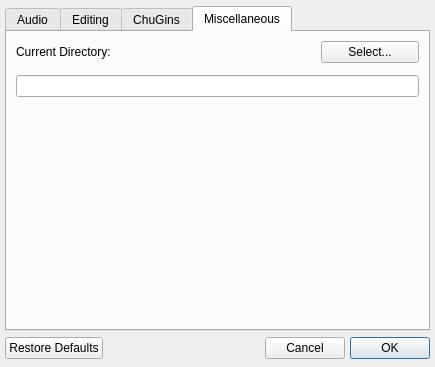
<?xml version="1.0" encoding="UTF-8"?>
<ui version="4.0">
 <class>mAPreferencesWindow</class>
 <widget class="QDialog" name="mAPreferencesWindow">
  <property name="geometry">
   <rect>
    <x>0</x>
    <y>0</y>
    <width>435</width>
    <height>367</height>
   </rect>
  </property>
  <property name="minimumSize">
   <size>
    <width>435</width>
    <height>367</height>
   </size>
  </property>
  <property name="maximumSize">
   <size>
    <width>435</width>
    <height>367</height>
   </size>
  </property>
  <property name="baseSize">
   <size>
    <width>521</width>
    <height>417</height>
   </size>
  </property>
  <property name="windowTitle">
   <string>Preferences</string>
  </property>
  <property name="windowIcon">
   <iconset resource="miniAudicle.qrc">
    <normaloff>:/icon/miniAudicle.png</normaloff>:/icon/miniAudicle.png</iconset>
  </property>
  <layout class="QVBoxLayout" name="verticalLayout">
   <property name="spacing">
    <number>5</number>
   </property>
   <property name="margin">
    <number>5</number>
   </property>
   <item>
    <widget class="QTabWidget" name="tabWidget">
     <property name="minimumSize">
      <size>
       <width>425</width>
       <height>325</height>
      </size>
     </property>
     <property name="maximumSize">
      <size>
       <width>425</width>
       <height>325</height>
      </size>
     </property>
     <property name="currentIndex">
      <number>3</number>
     </property>
     <widget class="QWidget" name="audioTab">
      <attribute name="title">
       <string>Audio</string>
      </attribute>
      <layout class="QVBoxLayout" name="verticalLayout_3">
       <property name="spacing">
        <number>12</number>
       </property>
       <property name="leftMargin">
        <number>12</number>
       </property>
       <property name="rightMargin">
        <number>12</number>
       </property>
       <property name="bottomMargin">
        <number>12</number>
       </property>
       <item>
        <layout class="QHBoxLayout" name="horizontalLayout_2" stretch="0,0,0">
         <item>
          <widget class="QCheckBox" name="enableNetworkVM">
           <property name="text">
            <string>Accept network VM commands</string>
           </property>
          </widget>
         </item>
         <item>
          <spacer name="horizontalSpacer_2">
           <property name="orientation">
            <enum>Qt::Horizontal</enum>
           </property>
           <property name="sizeType">
            <enum>QSizePolicy::MinimumExpanding</enum>
           </property>
           <property name="sizeHint" stdset="0">
            <size>
             <width>20</width>
             <height>20</height>
            </size>
           </property>
          </spacer>
         </item>
         <item>
          <widget class="QCheckBox" name="enableAudio">
           <property name="text">
            <string>Enable Audio</string>
           </property>
          </widget>
         </item>
        </layout>
       </item>
       <item>
        <layout class="QHBoxLayout" name="horizontalLayout_4">
         <property name="spacing">
          <number>-1</number>
         </property>
         <item>
          <widget class="QLabel" name="label">
           <property name="text">
            <string>Audio output:</string>
           </property>
          </widget>
         </item>
         <item>
          <widget class="QComboBox" name="audioOutput">
           <property name="sizePolicy">
            <sizepolicy hsizetype="Preferred" vsizetype="Fixed">
             <horstretch>1</horstretch>
             <verstretch>0</verstretch>
            </sizepolicy>
           </property>
          </widget>
         </item>
        </layout>
       </item>
       <item>
        <layout class="QHBoxLayout" name="horizontalLayout_6">
         <item>
          <widget class="QLabel" name="label_2">
           <property name="text">
            <string>Audio input:</string>
           </property>
          </widget>
         </item>
         <item>
          <widget class="QComboBox" name="audioInput">
           <property name="sizePolicy">
            <sizepolicy hsizetype="Preferred" vsizetype="Fixed">
             <horstretch>1</horstretch>
             <verstretch>0</verstretch>
            </sizepolicy>
           </property>
          </widget>
         </item>
        </layout>
       </item>
       <item>
        <layout class="QHBoxLayout" name="horizontalLayout_7">
         <item>
          <widget class="QLabel" name="label_3">
           <property name="sizePolicy">
            <sizepolicy hsizetype="Minimum" vsizetype="Preferred">
             <horstretch>1</horstretch>
             <verstretch>0</verstretch>
            </sizepolicy>
           </property>
           <property name="minimumSize">
            <size>
             <width>108</width>
             <height>0</height>
            </size>
           </property>
           <property name="text">
            <string>Output channels:</string>
           </property>
          </widget>
         </item>
         <item>
          <widget class="QComboBox" name="outputChannels">
           <property name="maximumSize">
            <size>
             <width>100</width>
             <height>16777215</height>
            </size>
           </property>
          </widget>
         </item>
         <item>
          <spacer name="horizontalSpacer_3">
           <property name="orientation">
            <enum>Qt::Horizontal</enum>
           </property>
           <property name="sizeHint" stdset="0">
            <size>
             <width>20</width>
             <height>20</height>
            </size>
           </property>
          </spacer>
         </item>
         <item>
          <widget class="QLabel" name="label_4">
           <property name="sizePolicy">
            <sizepolicy hsizetype="Minimum" vsizetype="Preferred">
             <horstretch>1</horstretch>
             <verstretch>0</verstretch>
            </sizepolicy>
           </property>
           <property name="minimumSize">
            <size>
             <width>100</width>
             <height>0</height>
            </size>
           </property>
           <property name="text">
            <string>Input channels:</string>
           </property>
           <property name="alignment">
            <set>Qt::AlignRight|Qt::AlignTrailing|Qt::AlignVCenter</set>
           </property>
          </widget>
         </item>
         <item>
          <widget class="QComboBox" name="inputChannels">
           <property name="maximumSize">
            <size>
             <width>100</width>
             <height>16777215</height>
            </size>
           </property>
          </widget>
         </item>
        </layout>
       </item>
       <item>
        <layout class="QHBoxLayout" name="horizontalLayout_8">
         <item>
          <widget class="QLabel" name="label_5">
           <property name="text">
            <string>Sample rate:</string>
           </property>
          </widget>
         </item>
         <item>
          <widget class="QComboBox" name="sampleRate"/>
         </item>
         <item>
          <spacer name="horizontalSpacer_4">
           <property name="orientation">
            <enum>Qt::Horizontal</enum>
           </property>
           <property name="sizeHint" stdset="0">
            <size>
             <width>20</width>
             <height>20</height>
            </size>
           </property>
          </spacer>
         </item>
         <item>
          <widget class="QLabel" name="label_6">
           <property name="text">
            <string>Buffer size:</string>
           </property>
           <property name="alignment">
            <set>Qt::AlignRight|Qt::AlignTrailing|Qt::AlignVCenter</set>
           </property>
          </widget>
         </item>
         <item>
          <widget class="QComboBox" name="bufferSize">
           <property name="currentIndex">
            <number>3</number>
           </property>
           <item>
            <property name="text">
             <string>64</string>
            </property>
           </item>
           <item>
            <property name="text">
             <string>128</string>
            </property>
           </item>
           <item>
            <property name="text">
             <string>256</string>
            </property>
           </item>
           <item>
            <property name="text">
             <string>512</string>
            </property>
           </item>
           <item>
            <property name="text">
             <string>1024</string>
            </property>
           </item>
           <item>
            <property name="text">
             <string>2048</string>
            </property>
           </item>
          </widget>
         </item>
        </layout>
       </item>
       <item>
        <spacer name="verticalSpacer">
         <property name="orientation">
          <enum>Qt::Vertical</enum>
         </property>
         <property name="sizeHint" stdset="0">
          <size>
           <width>10</width>
           <height>10</height>
          </size>
         </property>
        </spacer>
       </item>
      </layout>
     </widget>
     <widget class="QWidget" name="editingTab">
      <attribute name="title">
       <string>Editing</string>
      </attribute>
      <layout class="QVBoxLayout" name="verticalLayout_2">
       <property name="spacing">
        <number>12</number>
       </property>
       <property name="leftMargin">
        <number>12</number>
       </property>
       <property name="rightMargin">
        <number>12</number>
       </property>
       <property name="bottomMargin">
        <number>12</number>
       </property>
       <item>
        <layout class="QHBoxLayout" name="horizontalLayout_9">
         <item>
          <widget class="QLabel" name="label_7">
           <property name="text">
            <string>Editor Font:</string>
           </property>
          </widget>
         </item>
         <item>
          <widget class="QFontComboBox" name="font">
           <property name="currentFont">
            <font>
             <family>Courier New</family>
             <pointsize>12</pointsize>
            </font>
           </property>
          </widget>
         </item>
         <item>
          <widget class="QSpinBox" name="fontSize">
           <property name="minimum">
            <number>8</number>
           </property>
           <property name="maximum">
            <number>36</number>
           </property>
           <property name="value">
            <number>10</number>
           </property>
          </widget>
         </item>
         <item>
          <widget class="QLabel" name="label_8">
           <property name="text">
            <string>pt</string>
           </property>
          </widget>
         </item>
        </layout>
       </item>
       <item>
        <widget class="QCheckBox" name="enableSyntaxColoring">
         <property name="text">
          <string>Enable syntax coloring</string>
         </property>
        </widget>
       </item>
       <item>
        <layout class="QHBoxLayout" name="horizontalLayout_10">
         <item>
          <spacer name="horizontalSpacer_6">
           <property name="orientation">
            <enum>Qt::Horizontal</enum>
           </property>
           <property name="sizeType">
            <enum>QSizePolicy::Fixed</enum>
           </property>
           <property name="sizeHint" stdset="0">
            <size>
             <width>20</width>
             <height>20</height>
            </size>
           </property>
          </spacer>
         </item>
         <item>
          <widget class="QComboBox" name="syntaxColoringType">
           <property name="sizePolicy">
            <sizepolicy hsizetype="Preferred" vsizetype="Fixed">
             <horstretch>1</horstretch>
             <verstretch>0</verstretch>
            </sizepolicy>
           </property>
          </widget>
         </item>
         <item>
          <widget class="QPushButton" name="syntaxColoringChangeButton">
           <property name="sizePolicy">
            <sizepolicy hsizetype="Minimum" vsizetype="Fixed">
             <horstretch>1</horstretch>
             <verstretch>0</verstretch>
            </sizepolicy>
           </property>
           <property name="maximumSize">
            <size>
             <width>125</width>
             <height>16777215</height>
            </size>
           </property>
           <property name="palette">
            <palette>
             <active>
              <colorrole role="Button">
               <brush brushstyle="SolidPattern">
                <color alpha="255">
                 <red>0</red>
                 <green>0</green>
                 <blue>0</blue>
                </color>
               </brush>
              </colorrole>
             </active>
             <inactive>
              <colorrole role="Button">
               <brush brushstyle="SolidPattern">
                <color alpha="255">
                 <red>0</red>
                 <green>0</green>
                 <blue>0</blue>
                </color>
               </brush>
              </colorrole>
             </inactive>
             <disabled>
              <colorrole role="Button">
               <brush brushstyle="SolidPattern">
                <color alpha="255">
                 <red>0</red>
                 <green>0</green>
                 <blue>0</blue>
                </color>
               </brush>
              </colorrole>
             </disabled>
            </palette>
           </property>
           <property name="text">
            <string/>
           </property>
          </widget>
         </item>
         <item>
          <spacer name="horizontalSpacer_5">
           <property name="orientation">
            <enum>Qt::Horizontal</enum>
           </property>
           <property name="sizeHint" stdset="0">
            <size>
             <width>20</width>
             <height>20</height>
            </size>
           </property>
          </spacer>
         </item>
        </layout>
       </item>
       <item>
        <widget class="QCheckBox" name="editorUsesTabs">
         <property name="text">
          <string>Editor uses tabs, not spaces</string>
         </property>
        </widget>
       </item>
       <item>
        <layout class="QHBoxLayout" name="horizontalLayout_12">
         <item>
          <spacer name="horizontalSpacer_8">
           <property name="orientation">
            <enum>Qt::Horizontal</enum>
           </property>
           <property name="sizeType">
            <enum>QSizePolicy::Fixed</enum>
           </property>
           <property name="sizeHint" stdset="0">
            <size>
             <width>20</width>
             <height>20</height>
            </size>
           </property>
          </spacer>
         </item>
         <item>
          <widget class="QLabel" name="label_9">
           <property name="text">
            <string>Tab width:</string>
           </property>
          </widget>
         </item>
         <item>
          <widget class="QSpinBox" name="tabWidth">
           <property name="minimum">
            <number>1</number>
           </property>
           <property name="maximum">
            <number>12</number>
           </property>
           <property name="value">
            <number>4</number>
           </property>
          </widget>
         </item>
         <item>
          <spacer name="horizontalSpacer_7">
           <property name="orientation">
            <enum>Qt::Horizontal</enum>
           </property>
           <property name="sizeHint" stdset="0">
            <size>
             <width>20</width>
             <height>20</height>
            </size>
           </property>
          </spacer>
         </item>
        </layout>
       </item>
       <item>
        <spacer name="verticalSpacer_2">
         <property name="orientation">
          <enum>Qt::Vertical</enum>
         </property>
         <property name="sizeHint" stdset="0">
          <size>
           <width>10</width>
           <height>10</height>
          </size>
         </property>
        </spacer>
       </item>
      </layout>
     </widget>
     <widget class="QWidget" name="chuginsTab">
      <attribute name="title">
       <string>ChuGins</string>
      </attribute>
      <layout class="QVBoxLayout" name="verticalLayout_4">
       <property name="spacing">
        <number>12</number>
       </property>
       <property name="leftMargin">
        <number>12</number>
       </property>
       <property name="rightMargin">
        <number>12</number>
       </property>
       <property name="bottomMargin">
        <number>12</number>
       </property>
       <item>
        <widget class="QCheckBox" name="enableChugins">
         <property name="text">
          <string>Enable ChuGins</string>
         </property>
        </widget>
       </item>
       <item>
        <widget class="QListWidget" name="chuginsList"/>
       </item>
       <item>
        <layout class="QHBoxLayout" name="horizontalLayout_3">
         <property name="spacing">
          <number>0</number>
         </property>
         <item>
          <widget class="QToolButton" name="removeChuginButton">
           <property name="font">
            <font>
             <weight>75</weight>
             <bold>true</bold>
            </font>
           </property>
           <property name="text">
            <string>-</string>
           </property>
          </widget>
         </item>
         <item>
          <widget class="QToolButton" name="addChuginButton">
           <property name="font">
            <font>
             <weight>75</weight>
             <bold>true</bold>
            </font>
           </property>
           <property name="text">
            <string>+</string>
           </property>
          </widget>
         </item>
         <item>
          <spacer name="horizontalSpacer_9">
           <property name="orientation">
            <enum>Qt::Horizontal</enum>
           </property>
           <property name="sizeHint" stdset="0">
            <size>
             <width>40</width>
             <height>20</height>
            </size>
           </property>
          </spacer>
         </item>
        </layout>
       </item>
      </layout>
     </widget>
     <widget class="QWidget" name="miscTab">
      <attribute name="title">
       <string>Miscellaneous</string>
      </attribute>
      <layout class="QVBoxLayout" name="verticalLayout_5">
       <property name="spacing">
        <number>12</number>
       </property>
       <item>
        <layout class="QHBoxLayout" name="horizontalLayout_5">
         <item>
          <widget class="QLabel" name="label_10">
           <property name="sizePolicy">
            <sizepolicy hsizetype="Preferred" vsizetype="Preferred">
             <horstretch>3</horstretch>
             <verstretch>0</verstretch>
            </sizepolicy>
           </property>
           <property name="text">
            <string>Current Directory:</string>
           </property>
          </widget>
         </item>
         <item>
          <widget class="QPushButton" name="currentDirectoryButton">
           <property name="sizePolicy">
            <sizepolicy hsizetype="Minimum" vsizetype="Fixed">
             <horstretch>1</horstretch>
             <verstretch>0</verstretch>
            </sizepolicy>
           </property>
           <property name="text">
            <string>Select...</string>
           </property>
          </widget>
         </item>
        </layout>
       </item>
       <item>
        <widget class="QLineEdit" name="currentDirectory">
         <property name="sizePolicy">
          <sizepolicy hsizetype="Expanding" vsizetype="Fixed">
           <horstretch>0</horstretch>
           <verstretch>0</verstretch>
          </sizepolicy>
         </property>
         <property name="readOnly">
          <bool>true</bool>
         </property>
        </widget>
       </item>
       <item>
        <spacer name="verticalSpacer_3">
         <property name="orientation">
          <enum>Qt::Vertical</enum>
         </property>
         <property name="sizeHint" stdset="0">
          <size>
           <width>20</width>
           <height>20</height>
          </size>
         </property>
        </spacer>
       </item>
      </layout>
     </widget>
    </widget>
   </item>
   <item>
    <layout class="QHBoxLayout" name="horizontalLayout">
     <property name="spacing">
      <number>-1</number>
     </property>
     <item>
      <widget class="QPushButton" name="restoreDefaultsButton">
       <property name="sizePolicy">
        <sizepolicy hsizetype="Minimum" vsizetype="Fixed">
         <horstretch>0</horstretch>
         <verstretch>0</verstretch>
        </sizepolicy>
       </property>
       <property name="text">
        <string>Restore Defaults</string>
       </property>
      </widget>
     </item>
     <item>
      <spacer name="horizontalSpacer">
       <property name="orientation">
        <enum>Qt::Horizontal</enum>
       </property>
       <property name="sizeType">
        <enum>QSizePolicy::MinimumExpanding</enum>
       </property>
       <property name="sizeHint" stdset="0">
        <size>
         <width>20</width>
         <height>20</height>
        </size>
       </property>
      </spacer>
     </item>
     <item>
      <widget class="QPushButton" name="cancelButton">
       <property name="text">
        <string>Cancel</string>
       </property>
      </widget>
     </item>
     <item>
      <widget class="QPushButton" name="okButton">
       <property name="text">
        <string>OK</string>
       </property>
       <property name="default">
        <bool>true</bool>
       </property>
      </widget>
     </item>
    </layout>
   </item>
  </layout>
 </widget>
 <resources>
  <include location="miniAudicle.qrc"/>
 </resources>
 <connections>
  <connection>
   <sender>okButton</sender>
   <signal>clicked()</signal>
   <receiver>mAPreferencesWindow</receiver>
   <slot>ok()</slot>
   <hints>
    <hint type="sourcelabel">
     <x>456</x>
     <y>390</y>
    </hint>
    <hint type="destinationlabel">
     <x>260</x>
     <y>204</y>
    </hint>
   </hints>
  </connection>
  <connection>
   <sender>cancelButton</sender>
   <signal>clicked()</signal>
   <receiver>mAPreferencesWindow</receiver>
   <slot>cancel()</slot>
   <hints>
    <hint type="sourcelabel">
     <x>326</x>
     <y>390</y>
    </hint>
    <hint type="destinationlabel">
     <x>260</x>
     <y>204</y>
    </hint>
   </hints>
  </connection>
  <connection>
   <sender>restoreDefaultsButton</sender>
   <signal>clicked()</signal>
   <receiver>mAPreferencesWindow</receiver>
   <slot>restoreDefaults()</slot>
   <hints>
    <hint type="sourcelabel">
     <x>80</x>
     <y>390</y>
    </hint>
    <hint type="destinationlabel">
     <x>260</x>
     <y>204</y>
    </hint>
   </hints>
  </connection>
  <connection>
   <sender>audioInput</sender>
   <signal>currentIndexChanged(int)</signal>
   <receiver>mAPreferencesWindow</receiver>
   <slot>SelectedAudioInputChanged()</slot>
   <hints>
    <hint type="sourcelabel">
     <x>258</x>
     <y>132</y>
    </hint>
    <hint type="destinationlabel">
     <x>220</x>
     <y>204</y>
    </hint>
   </hints>
  </connection>
  <connection>
   <sender>audioOutput</sender>
   <signal>currentIndexChanged(int)</signal>
   <receiver>mAPreferencesWindow</receiver>
   <slot>SelectedAudioOutputChanged()</slot>
   <hints>
    <hint type="sourcelabel">
     <x>258</x>
     <y>103</y>
    </hint>
    <hint type="destinationlabel">
     <x>220</x>
     <y>204</y>
    </hint>
   </hints>
  </connection>
  <connection>
   <sender>syntaxColoringChangeButton</sender>
   <signal>clicked()</signal>
   <receiver>mAPreferencesWindow</receiver>
   <slot>syntaxColoringChangeColor()</slot>
   <hints>
    <hint type="sourcelabel">
     <x>248</x>
     <y>149</y>
    </hint>
    <hint type="destinationlabel">
     <x>220</x>
     <y>204</y>
    </hint>
   </hints>
  </connection>
  <connection>
   <sender>syntaxColoringType</sender>
   <signal>currentIndexChanged(int)</signal>
   <receiver>mAPreferencesWindow</receiver>
   <slot>syntaxColoringTypeChanged()</slot>
   <hints>
    <hint type="sourcelabel">
     <x>118</x>
     <y>148</y>
    </hint>
    <hint type="destinationlabel">
     <x>220</x>
     <y>204</y>
    </hint>
   </hints>
  </connection>
  <connection>
   <sender>addChuginButton</sender>
   <signal>clicked()</signal>
   <receiver>mAPreferencesWindow</receiver>
   <slot>addChugin()</slot>
   <hints>
    <hint type="sourcelabel">
     <x>38</x>
     <y>347</y>
    </hint>
    <hint type="destinationlabel">
     <x>220</x>
     <y>204</y>
    </hint>
   </hints>
  </connection>
  <connection>
   <sender>removeChuginButton</sender>
   <signal>clicked()</signal>
   <receiver>mAPreferencesWindow</receiver>
   <slot>removeChugin()</slot>
   <hints>
    <hint type="sourcelabel">
     <x>66</x>
     <y>347</y>
    </hint>
    <hint type="destinationlabel">
     <x>220</x>
     <y>204</y>
    </hint>
   </hints>
  </connection>
  <connection>
   <sender>currentDirectoryButton</sender>
   <signal>clicked()</signal>
   <receiver>mAPreferencesWindow</receiver>
   <slot>changeCurrentDirectory()</slot>
   <hints>
    <hint type="sourcelabel">
     <x>328</x>
     <y>63</y>
    </hint>
    <hint type="destinationlabel">
     <x>200</x>
     <y>181</y>
    </hint>
   </hints>
  </connection>
 </connections>
 <slots>
  <slot>ok()</slot>
  <slot>cancel()</slot>
  <slot>restoreDefaults()</slot>
  <slot>SelectedAudioOutputChanged()</slot>
  <slot>SelectedAudioInputChanged()</slot>
  <slot>syntaxColoringTypeChanged()</slot>
  <slot>syntaxColoringChangeColor()</slot>
  <slot>addChugin()</slot>
  <slot>removeChugin()</slot>
  <slot>changeCurrentDirectory()</slot>
 </slots>
</ui>
